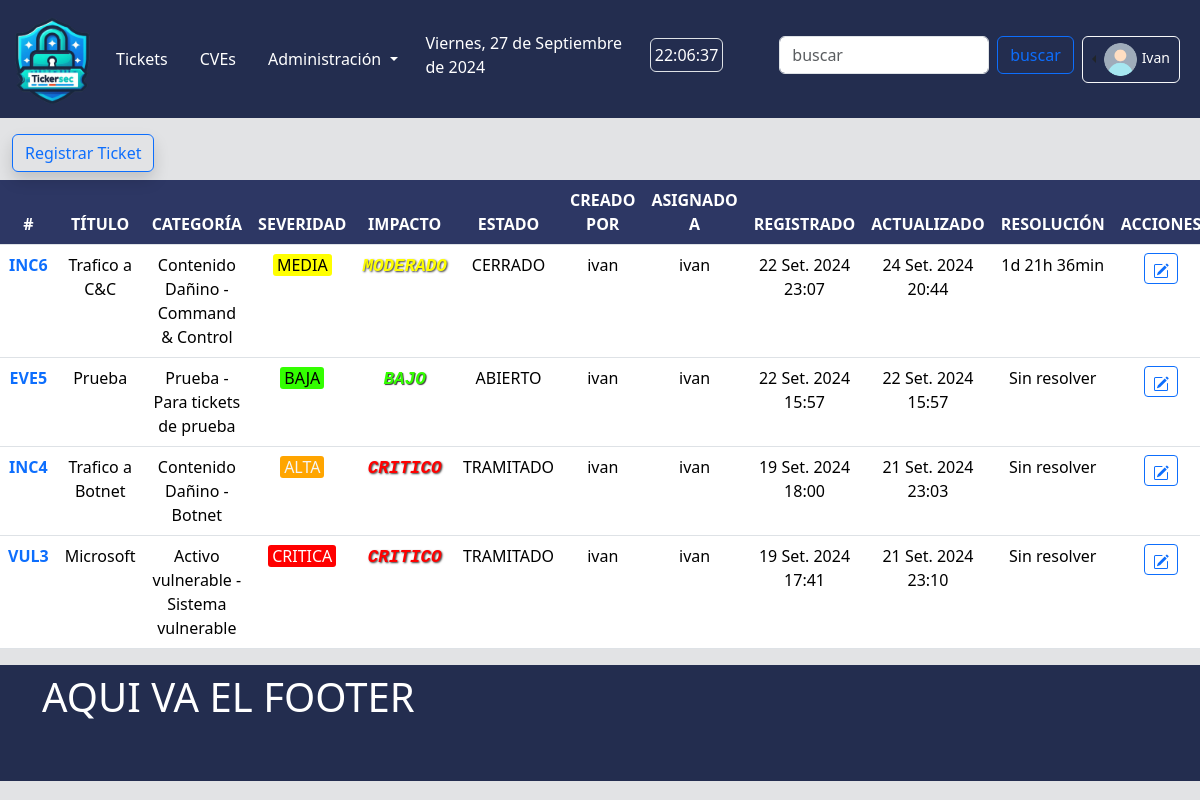
Page /core/tickets/ (signed in) on the earlier database version.
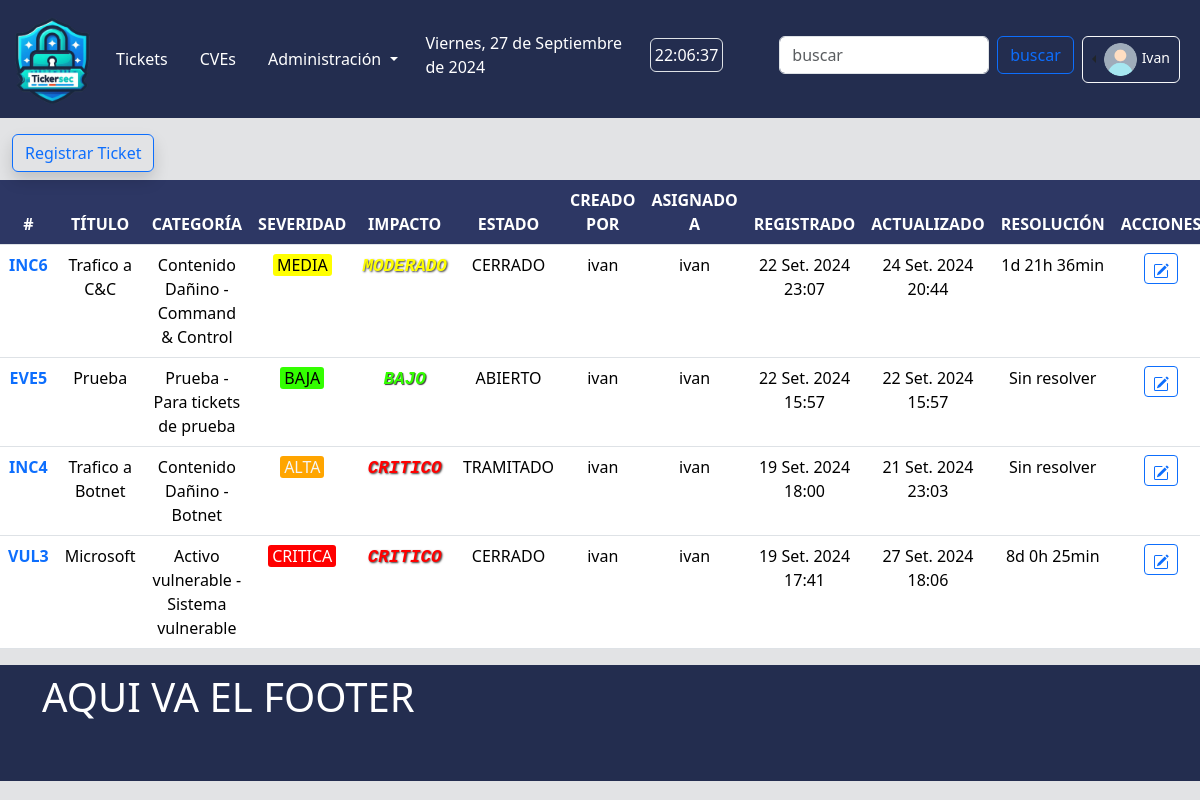
Same page on the later database version.
### core/models.py (models this page shows, shortened)
class Ticket(models.Model):
    type = models.CharField(verbose_name='Tipo', max_length=50, choices=TicketType.choices, default=TicketType.INCIDENTE)
    category = models.ForeignKey(TicketCategory, verbose_name='Categoria', related_name='categorias', on_delete=models.PROTECT)
    title = models.CharField(verbose_name='Titulo', max_length=50, blank=False) # auto_now_add: actualiza el valor con la hora y la fecha de creación del registro.
    createdAt = models.DateTimeField(auto_now_add=True) # auto_now: actualiza el valor del campo a la hora y fecha actuales cada vez que se llama a Model.save().
    lastUpdate = models.DateTimeField(auto_now=True)
    resolution = models.DurationField(verbose_name='Resolucion', blank=True, null=True)
    severity = models.CharField(verbose_name='Severidad', choices=Severity.choices, default=Severity.NULA.name, max_length=7)
    impact = models.CharField(verbose_name='Impacto', choices=Impact.choices, default=Impact.NULO.name, max_length=10)
    status = models.CharField(verbose_name='Estado', choices=TicketStatus.choices, default=TicketStatus.ABIERTO.name, max_length=10)
    createdBy = models.ForeignKey(User, verbose_name='Remitente', related_name='created_tickets', on_delete=models.PROTECT, blank=False)
    assignedTo = models.ForeignKey(User, verbose_name='Responsable', related_name='assigned_tickets', on_delete=models.PROTECT, blank=False)
    resume = models.CharField(verbose_name='Resumen', max_length=300, blank=False)
    report = models.ForeignKey(TicketReport, verbose_name='Reporte', related_name='reportes', on_delete=models.PROTECT, null=True, blank=True)
    def resolution_display(self):
        if not self.resolution:
            return 'Sin resolver'
        else:
            total_seconds = int(self.resolution.total_seconds())
            days = total_seconds // 86400
            hours = (total_seconds % 86400) // 3600
            minutes = (total_seconds % 3600) // 60
            return f'{days}d {hours}h {minutes}min'
    class Meta:
        ordering = ['-pk']
        verbose_name_plural = 'Tickets'

class TicketCategory(models.Model):
    name = models.CharField(verbose_name='Categoria', max_length=50, blank=False)
    subcategory = models.CharField(verbose_name='Subcategoria', max_length=50, unique=True, blank=False)
    description = models.CharField(verbose_name='Descripcion', max_length=500, blank=False)
    createdAt = models.DateTimeField(auto_now_add=True)
    createdBy = models.ForeignKey(User, on_delete=models.PROTECT, null=False)
    active = models.BooleanField(verbose_name='Activo', null=False, default=True)
    def __str__(self):
        return f'{self.name} - {self.subcategory}'
    class Meta:
        ordering = ['name', 'subcategory']
        verbose_name_plural = 'Categorias'

### core/views.py (the view)
# urls.py: path("tickets/", TicketListView.as_view(), name="tickets"),
class TicketListView(ListView):
    model = Ticket
    template_name = 'core/ticket_list.html'
    context_object_name = 'ticket_list'
    login_url = 'login'
    def get_context_data(self, **kwargs):
        context = super().get_context_data(**kwargs)
        context['newTicketForm'] = TicketForm()
        context['categories'] = TicketCategory.objects.all()
        return context

### core/forms.py
class TicketForm(forms.ModelForm):
    class Meta:
        model = Ticket
        fields = ['type', 'category', 'title',
            'severity', 'impact', 'assignedTo', 'resume']
        widgets = {
            'type': forms.Select(attrs={'class': 'form-control'}),
            'category': forms.Select(attrs={'class': 'form-control'}),
            'title': forms.TextInput(attrs={'class': 'form-control',  'minlength': 5, }),
            'severity': forms.Select(attrs={'class': 'form-control'}),
            'impact': forms.Select(attrs={'class': 'form-control'}),
            'assignedTo': forms.Select(attrs={'class': 'form-control'}),
            'resume': forms.Textarea(attrs={'class': 'form-control', 'rows': 4, }),
        }

### templates/core/ticket_list.html (shortened to what this page needs)
{% extends "dash/base.html" %}
{% load static %}
{% block main %}
<div class="container-fluid my-2">
    {% if user.is_authenticated %}
    <div class="d-flex justify-content-end py-1"></div>
        <button type="button" class="btn btn-outline-primary shadow" data-bs-toggle="modal" data-bs-target="#newTicketModal">
            Registrar Ticket
        </button>
    </div>
    {% endif %}
    <table class="table table-hover">
        <thead class="text-center">
            <tr>
                <th scope="col" class="bg-blueMilei-subtle text-white text-uppercase">#</th>
                <th scope="col" class="bg-blueMilei-subtle text-white text-uppercase">Título</th>
                <th scope="col" class="bg-blueMilei-subtle text-white text-uppercase">Categoría</th>
                <th scope="col" class="bg-blueMilei-subtle text-white text-uppercase">Severidad</th>
                <th scope="col" class="bg-blueMilei-subtle text-white text-uppercase">Impacto</th>
                <th scope="col" class="bg-blueMilei-subtle text-white text-uppercase">Estado</th>
                <th scope="col" class="bg-blueMilei-subtle text-white text-uppercase">Creado por</th>
                <th scope="col" class="bg-blueMilei-subtle text-white text-uppercase">Asignado a</th>
                <th scope="col" class="bg-blueMilei-subtle text-white text-uppercase">Registrado</th>
                <th scope="col" class="bg-blueMilei-subtle text-white text-uppercase">Actualizado</th>
                <th scope="col" class="bg-blueMilei-subtle text-white text-uppercase">Resolución</th>
                <th scope="col" class="bg-blueMilei-subtle text-white text-uppercase">Acciones</th>
            </tr>
        </thead>
        <tbody class="text-center">
            {% for ticket in ticket_list %}
            <tr>
                <th scope="row">
                    {% if user.is_authenticated %}
                    <a class="text-decoration-none"
                        href="{% url 'core:detail-ticket' ticket.pk %}">{{ticket.type}}{{ticket.pk}}</a>
                    {% else %}
                    {{ticket.type}}{{ticket.pk}}
                    {% endif %}
                </th>
                <td>{{ ticket.title }}</td>
                <td>{{ ticket.category }}</td>
                <td><span class="severidad-{{ ticket.severity|lower }} px-1">{{ ticket.severity }}</span></td>
                <td><span class="impacto-{{ ticket.impact|lower }}">{{ ticket.impact }}</span></td>
                <td>{{ ticket.status }}</td>
                <td>{{ ticket.createdBy }}</td>
                <td>{{ ticket.assignedTo }}</td>
                <td>{{ ticket.createdAt }}</td>
                <td>{{ ticket.lastUpdate }}</td>
                <td>{{ ticket.resolution_display }}</td>
                <td>
                    {% if user.is_authenticated %}
                    <a href="{% url 'core:update-ticket' ticket.pk %}" class="btn btn-sm btn-outline-primary">
                    </a>
                    {% endif %}
                </td>
            </tr>
            {% endfor %}
        </tbody>
    </table>
{% endblock main %}

Differences in the rows shown:
changed Ticket "VUL": status "TRAMITADO" → "CERRADO"; lastUpdate "21 Set. 2024 23:10" → "27 Set. 2024 18:06"; resolution_display "Sin resolver" → "8d 0h 25min"
